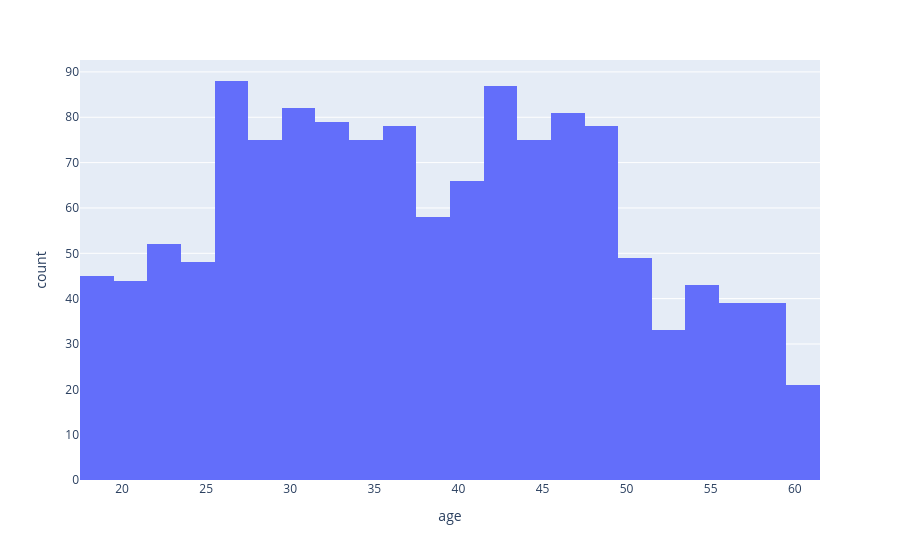

Notebook cell for this chart:
### Code cell
px.histogram(data_frame=df,x='age')

### Figure 1 — Plotly figure (JSON) as saved in the notebook; plotly's stock layout.template omitted (floating-point values rounded to 4 significant figures; data arrays with more than 128 entries replaced by an {"elided": "..."} marker saying what was removed)
{"data": [{"bingroup": "x", "hovertemplate": "age=%{x}<br>count=%{y}<extra></extra>", "legendgroup": "", "marker": {"color": "#636efa", "pattern": {"shape": ""}}, "name": "", "orientation": "v", "showlegend": false, "type": "histogram", "x": {"elided": "1340 float values"}, "xaxis": "x", "yaxis": "y"}], "layout": {"barmode": "relative", "legend": {"tracegroupgap": 0}, "margin": {"t": 60}, "xaxis": {"anchor": "y", "domain": [0, 1], "title": {"text": "age"}}, "yaxis": {"anchor": "x", "domain": [0, 1], "title": {"text": "count"}}}}
